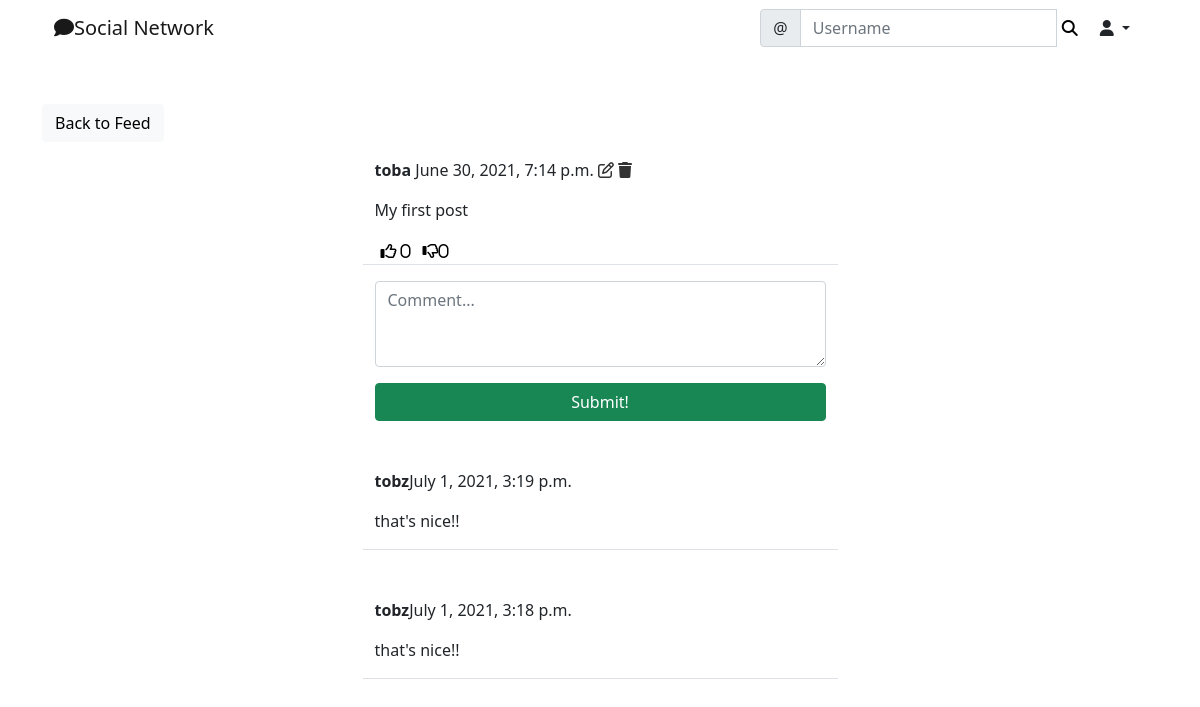
The app's page /social/post/1/ (signed in) with its own data.
### social/models.py (models this page shows)
class Post(models.Model):
    body = models.TextField()
    created_on = models.DateTimeField(default=timezone.now)
    author = models.ForeignKey(User, on_delete=models.CASCADE)
    likes = models.ManyToManyField(User, blank=True, related_name='likes')
    dislikes = models.ManyToManyField(User, blank=True, related_name='dislikes')

class Comment(models.Model):
    comment = models.TextField()
    created_on = models.DateTimeField(default=timezone.now)
    author = models.ForeignKey(User, on_delete=models.CASCADE)
    post = models.ForeignKey('Post', on_delete=models.CASCADE)

### social/views.py (the view, shortened to what this page needs)
# urls.py: path('post/<int:pk>/', PostDetailView.as_view(), name='post-detail'),
class PostDetailView(LoginRequiredMixin, View):
    def get(self, request, pk, *args, **kwargs):
        post = Post.objects.get(pk=pk)
        form = CommentForm()
        comments = Comment.objects.filter(post= post).order_by('-created_on')
        context= {
            'post': post,
            'form': form,
            'comments': comments,
        }
        return render(request, 'social/post_detail.html', context)

### social/forms.py
class CommentForm(forms.ModelForm):
    comment = forms.CharField(
        label= '',
        widget= forms.Textarea(attrs={
            'rows': 3,
            'placeholder': 'Comment...'
        })
    )
    class Meta:
        model = Comment
        fields = ['comment']

### social/templates/social/post_detail.html (shortened to what this page needs)
{% extends 'landing/base.html' %}
{% load crispy_forms_tags %}
{% block content %}
<div class="container">
    <div class="row mt-5">
        <div class="col-md-5 col-sm-6">
           <a href="{% url 'post-list' %}" class="btn btn-light">Back to Feed</a>
        </div>
    </div>
    <div class="row justify-content-center mt-3">
        <div class="col-md-5 col-sm-12 border-bottom">
            <p>
                <strong>{{ post.author }}</strong> {{ post.created_on }}
                {% if request.user == post.author %}
                    <a href="{% url 'post-edit' post.pk %}" style="color: #333;"> <i class="far fa-edit"></i></a>
                    <a href="{% url 'post-delete' post.pk %}" style="color: #333;"> <i class="fas fa-trash"></i></a>
                {% endif %}
            </p>
            <p>{{ post.body }}</p>
            <div class="d-flex flex-row">
                <form method="POST" action="{% url 'like' post.pk %}">
                    <button style="background-color: transparent; border:none; box-shadow:none;" type="submit">
                        <i class="far fa-thumbs-up"> <span> {{ post.likes.all.count }}</span></i>
                    </button>
                </form>
                <form method="POST" action="{% url 'dislike' post.pk %}">
                    <button style="background-color: transparent; border:none; box-shadow:none;" type="submit">
                        <i class="far fa-thumbs-down">{{ post.dislikes.all.count }}</i>
                    </button>
                </form>
            </div>
        </div>
    </div>
    <div class="row justify-content-center mt-3 mb-5">
        <div class="col-md-5 col-sm-12">
           <form action="" method="POST">
               {{ form | crispy }}
               <div class="d-grid gap-2">
                   <button class="btn btn-success mt-3">Submit!</button>
               </div>
           </form>
        </div>
    </div>
    {% for comment in comments %}
    <div class="row justify-content-center mt-3 mb-5">
        <div class="col-md-5 col-sm-12 border-bottom">
            <p>
                <strong>{{ comment.author }}</strong>{{ comment.created_on }}
            </p>
            <p>{{ comment.comment }}</p>
        </div>
    </div>
    {% endfor %}
</div>
{% endblock content %}

### records on screen
Post: author "toba", created_on "June 30, 2021, 7:14 p.m.", body "My first post", likes.all.count "0", dislikes.all.count "0"
Comment: author "tobz", created_on "July 1, 2021, 3:19 p.m.", comment "that's nice!!"
Comment: author "tobz", created_on "July 1, 2021, 3:18 p.m.", comment "that's nice!!"
